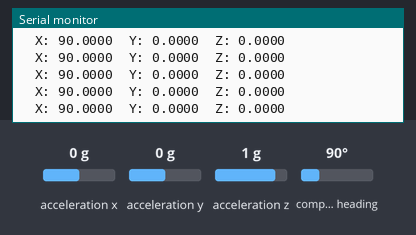
Recording of a sketch running on a simulated Arduino Nano, built with avr-gcc and run on an emulated ATmega328P. On the bench: the last lines printed to the serial monitor. The test bench sets the inputs (shaded band); at power-on: acceleration x 0 g, acceleration y 0 g, acceleration z 1 g, compass heading 90°.

Above: at 2.2 s.
2.3 s: acceleration x set to -1.4 g
At 3.4 s:
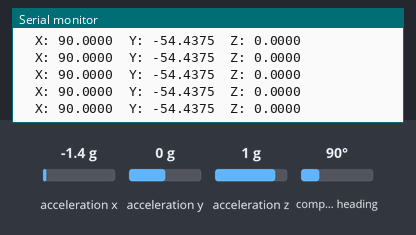
5.3 s: acceleration y set to -1.4 g
At 6.4 s:
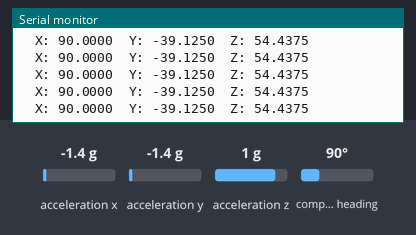
8.3 s: acceleration x set to 0 g
At 9.3 s:
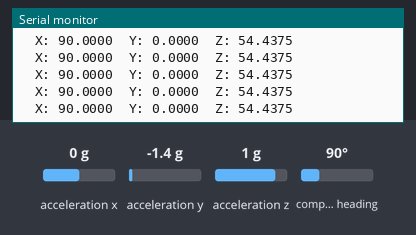
11.3 s: acceleration z set to -1.4 g
At 12.4 s:
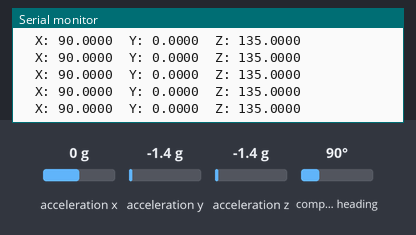
12.8 s: compass heading set to 7°
At 13.9 s:
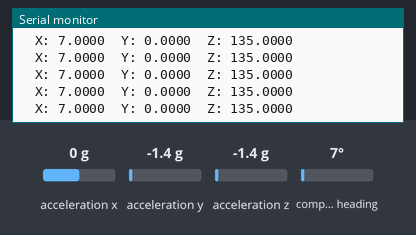
15.8 s: acceleration z set to 0 g
At 16.6 s:
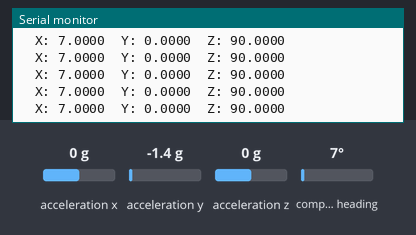
Timing chart, 0 to 18.8 s (numbered marks = the images above; inputs shaded):
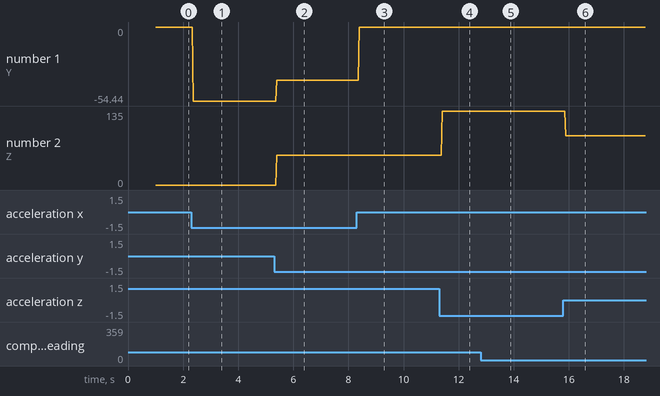

The sketch:

IMU_test.ino
```cpp
#include <Wire.h>
#include <Adafruit_Sensor.h>
#include <Adafruit_BNO055.h>
#include <utility/imumaths.h>

Adafruit_BNO055 bno; //= Adafruit_BNO055(55);
int resetPin = A6;

void reset() {
  Serial.println("Resetting.");
  digitalWrite(resetPin, LOW);

  delayMicroseconds(30);

  digitalWrite(resetPin, HIGH);

  bno.begin();
}

void setup(void)
{
  Serial.begin(9600);
  Serial.println("Orientation Sensor Test");
  Serial.println("");
  pinMode(resetPin, OUTPUT);
  digitalWrite(resetPin, HIGH);

  /* Initialise the sensor */
  if (!bno.begin(Adafruit_BNO055::OPERATION_MODE_IMUPLUS))
  {
    /* There was a problem detecting the BNO055 ... check your connections */
    Serial.print("Ooops, no BNO055 detected ... Check your wiring or I2C ADDR!");
    while (1);
  }

  delay(1000);

  bno.setExtCrystalUse(true);
}

void loop(void)
{
//  if(millis() > 5000 && millis() < 5100){
//    reset();
//  }

  sensors_event_t event;
  bno.getEvent(&event, Adafruit_BNO055::VECTOR_EULER);
  /* Display the floating point data */
  Serial.print("\tX: ");
  Serial.print(event.orientation.x, 4);
  Serial.print("\tY: ");
  Serial.print(event.orientation.y, 4);
  Serial.print("\tZ: ");
  Serial.println(event.orientation.z, 4);

  imu::Quaternion quat = bno.getQuat();

  /* Display the quat data */
  //  Serial.print("\tqW: ");
  //  Serial.print(quat.w(), 4);
  //  Serial.print("\tqX: ");
  //  Serial.print(quat.y(), 4);
  //  Serial.print("\tqY: ");
  //  Serial.print(quat.x(), 4);
  //  Serial.print("\tqZ: ");
  //  Serial.print(quat.z(), 4);

  /* Display the current temperature */
  //  int8_t temp = bno.getTemp();

  //  Serial.print("\tCurrent Temperature: ");
  //  Serial.print(temp);
  //  Serial.println("\tC");
  //  Serial.println("");
}
```

Measured:
- after the input at 2.3 s, the serial monitor: prints a new line after 0.08 s (image 1)
- after the input at 5.3 s, the serial monitor: prints a new line after 0.10 s (image 2)
- after the input at 8.3 s, the serial monitor: prints a new line after 0.09 s (image 3)
- after the input at 11.3 s, the serial monitor: prints a new line after 0.10 s (image 4)
- after the input at 12.8 s, the serial monitor: prints a new line after 0.09 s (image 5)
- after the input at 15.8 s, the serial monitor: prints a new line after 0.10 s (image 6)
- plotted number 1: 0 → -54.44 after the input at 2.3 s, -54.44 → -39.12 after the input at 5.3 s
- plotted number 2: 0 → 54.44 after the input at 5.3 s, 54.44 → 135 after the input at 11.3 s
